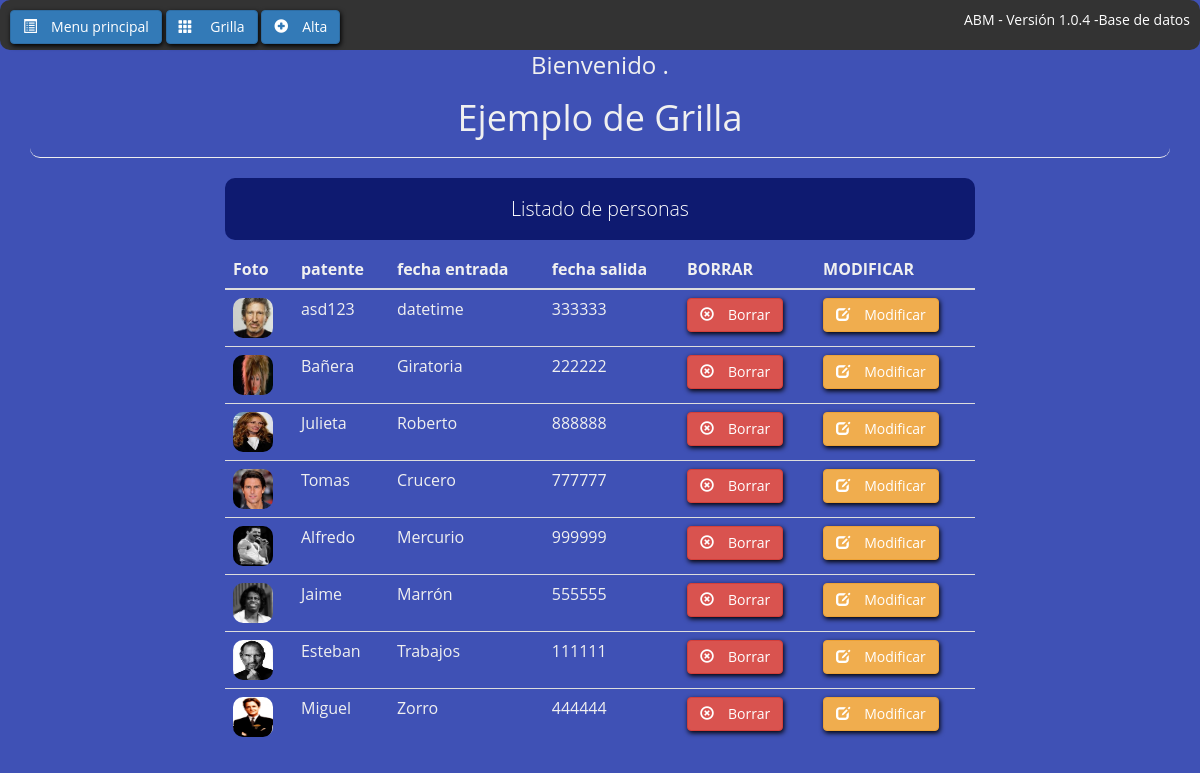
/Estacionamiento_BD/formGrilla.php, run on an earlier commit of the app's database.
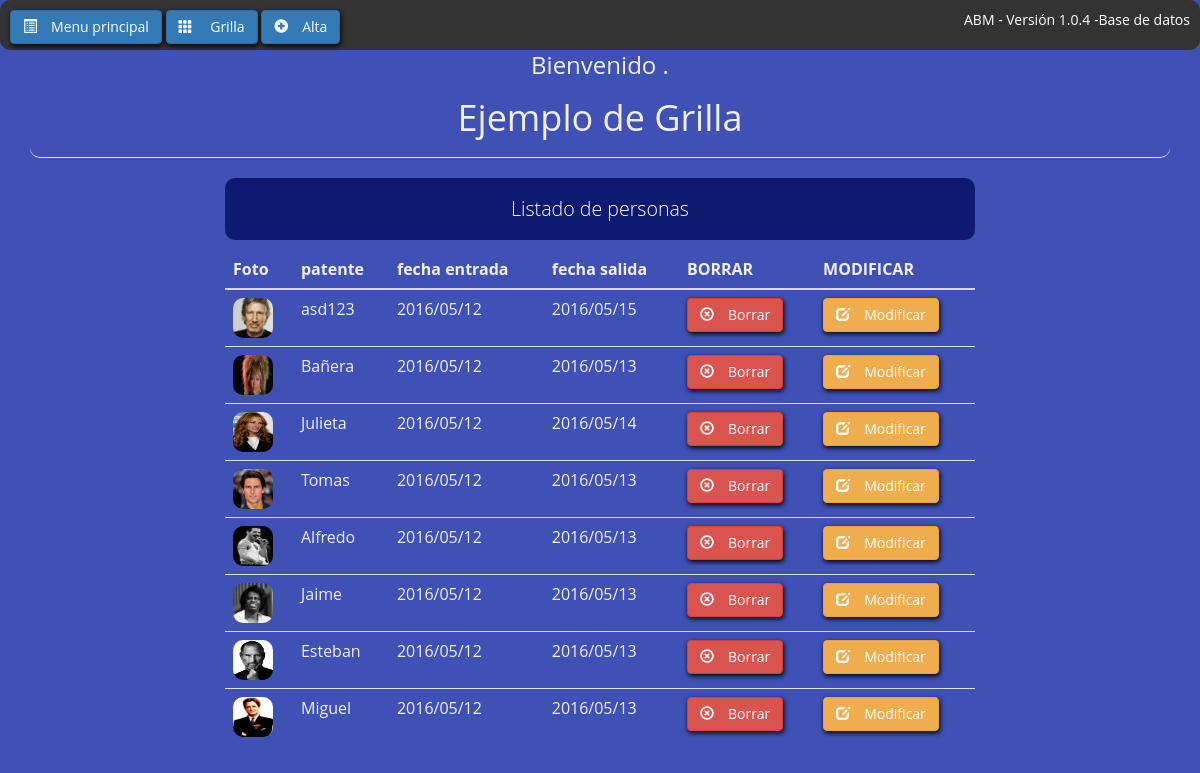
And on a later commit of the database.
### tables this page shows
CREATE TABLE IF NOT EXISTS `Vehiculo` (
  `id` int(11) NOT NULL,
  `patente` varchar(50) NOT NULL,
  `fechaEntrada` varchar(50) NOT NULL,
  `fechaSalida` varchar(50)  NULL,
  `foto` varchar(50) NOT NULL
);

### Estacionamiento_BD/clases/AccesoDatos.php (called while the page is built, shortened)
<?php
class AccesoDatos
{
    private static $ObjetoAccesoDatos;
    private $objetoPDO;
    private function __construct()
    {
        try {
            $this->objetoPDO = new PDO('mysql:host=localhost;dbname=vehiculo;charset=utf8', 'root', '', array(PDO::ATTR_EMULATE_PREPARES => false,PDO::ATTR_ERRMODE => PDO::ERRMODE_EXCEPTION));
            $this->objetoPDO->exec("SET CHARACTER SET utf8");
            }
        catch (PDOException $e) {
            print "Error!: " . $e->getMessage();
            die();
        }
    }
    public function RetornarConsulta($sql)
    {
        return $this->objetoPDO->prepare($sql);
    }
    public static function dameUnObjetoAcceso()
    {
        if (!isset(self::$ObjetoAccesoDatos)) {
            self::$ObjetoAccesoDatos = new AccesoDatos();
        }
        return self::$ObjetoAccesoDatos;
    }
}
?>

### Estacionamiento_BD/clases/Vehiculo.php (called while the page is built, shortened)
<?php
require_once"accesoDatos.php";
class Vehiculo
{
	private $id;
	private $patente;
 	private $fechaEntrada;
  	private $fechaSalida;
  	private $foto;
  	public function GetId()
	{
		return $this->id;
	}
	public function GetPatente()
	{
		return $this->patente;
	}
	public function GetEntrada()
	{
		return $this->fechaEntrada;
	}
	public function GetSalida()
	{
		return $this->fechaSalida;
	}
	public function GetFoto()
	{
		return $this->foto;
	}
	public static function TraerTodosLosVehiculos()
	{
		$objetoAccesoDato = AccesoDatos::dameUnObjetoAcceso();
		$consulta =$objetoAccesoDato->RetornarConsulta("select * from Vehiculo");
		$consulta->execute();
		$arrPersonas= $consulta->fetchAll(PDO::FETCH_CLASS, "Vehiculo");
		return $arrPersonas;
	}
}

### Estacionamiento_BD/partes/grilla.php (the view)
<?php
	require_once('clases/Vehiculo.php');
	$ArrayDePersonas = Vehiculo::TraerTodosLosVehiculos();
	echo "<table class='table table-hover table-responsive'>
			<thead>
				<tr>
					<th>  Foto   </th>
					<th>  patente     </th>
					<th>  fecha entrada   </th>
					<th>  fecha salida        </th>
					<th>  BORRAR     </th>
					<th>  MODIFICAR  </th>
				</tr>
			</thead>";
		foreach ($ArrayDePersonas as $personaAux){
			echo " 	<tr>
						<td><img  class='fotoGrilla' src='fotos/".$personaAux->GetFoto()."' /></td>
						<td>".$personaAux->GetPatente()."</td>
						<td>".$personaAux->GetEntrada()."</td>
						<td>".$personaAux->GetSalida()."</td>
						<td><button class='btn btn-danger' name='Borrar' onclick='Borrar(".$personaAux->GetId().")'>   <span class='glyphicon glyphicon-remove-circle'>&nbsp;</span>Borrar</button></td>
						<td><button class='btn btn-warning' name='Modificar' onclick='Modificar(".$personaAux->GetId().")'><span class='glyphicon glyphicon-edit'>&nbsp;</span>Modificar</button></td>
					</tr>";
		}
	echo "</table>";
?>

### Estacionamiento_BD/formGrilla.php (shortened to what this page needs)
<html>
<head>
		<?php require_once"partes/referencias.php" ;?>
</head>
<body>
 	<?php
		include_once"partes/barraDeMenu.php";
	 ?>
	<?php
		$mensaje = "Bienvenido .";
	?>
	<div class="container">
		<div class="page-header">
			<center><h3><?php echo $mensaje; ?></h3><h1> Ejemplo de Grilla</h1> </center>
		</div>
		<div class="CajaInicio animated bounceInRight">
			<h1>Listado de personas</h1>
			<?php
					include_once"partes/grilla.php";
	 			?>
		</div>
	</div>
</body>
</html>

### Estacionamiento_BD/partes/referencias.php (shortened to what this page needs)
<link rel="stylesheet" href="bower_components/bootstrap/dist/css/bootstrap.min.css">
<link rel="stylesheet" type="text/css" href="css/estilo.css">
<link rel="stylesheet" type="text/css" href="css/animacion.css">

### Estacionamiento_BD/partes/barraDeMenu.php
<div id="header">
			<a class="btn btn-primary animated bounceInLeft" href="index.php"><span class="glyphicon glyphicon-list-alt">&nbsp;</span>Menu principal</a>
			<a class="btn btn-primary animated bounceInLeft" href="formGrilla.php"> <span class="glyphicon glyphicon-th">&nbsp;</span>   Grilla</a>
			<a class="btn btn-primary animated bounceInLeft" href="formAlta.php"><span class="glyphicon glyphicon-plus-sign">&nbsp;</span>Alta</a>
			<span id="tituloBarra"  class="animated bounceInRight">ABM -  Versión 1.0.4 -Base de datos</span>
	</div>

### Estacionamiento_BD/css/estilo.css (style rules this page uses)
* { margin:0; padding:0; border-radius: 10px; }
.table-hover>tbody>tr>td { border-radius: 0px ; }
.btn { box-shadow: 1px 2px 5px #000000; }
#tituloBarra { float: right; }
.fotoGrilla { width: 40px; height: 40px; }
.container { margin-top: 12px; }
#header { position: fixed; top: 0; width: 100%; height: 50px; background-color: #333; color: #FFFFFF; padding: 10px; z-index: 1; }
body { margin: 0 auto; color:#f0f0f0; background:#3f51b5; font-family:'Open Sans',sans-serif; }
.CajaInicio { width:750px; margin:0 auto; margin-top:8px; margin-bottom:2%; transition:opacity 1s; -webkit-transition:opacity 1s; }
.CajaInicio h1 { background:rgb(14, 26, 112);; padding:20px 0; font-size:140%; font-weight:300; text-align:center; color:#fff; }

### Estacionamiento_BD/css/animacion.css (style rules this page uses)
.animated { -webkit-animation-duration: 1s; animation-duration: 1s; -webkit-animation-fill-mode: both; animation-fill-mode: both; }
.bounceInLeft { -webkit-animation-name: bounceInLeft; animation-name: bounceInLeft; }
.bounceInRight { -webkit-animation-name: bounceInRight; animation-name: bounceInRight; }

What changed in the data, as far as the page shows it:
changed vehiculo "asd123": fechaEntrada "datetime" → "2016/05/12"; fechaSalida "333333" → "2016/05/15"
changed vehiculo "Bañera": fechaEntrada "Giratoria" → "2016/05/12"; fechaSalida "222222" → "2016/05/13"
changed vehiculo "Julieta": fechaEntrada "Roberto" → "2016/05/12"; fechaSalida "888888" → "2016/05/14"
changed vehiculo "Tomas": fechaEntrada "Crucero" → "2016/05/12"; fechaSalida "777777" → "2016/05/13"
changed vehiculo "Alfredo": fechaEntrada "Mercurio" → "2016/05/12"; fechaSalida "999999" → "2016/05/13"
changed vehiculo "Jaime": fechaEntrada "Marrón" → "2016/05/12"; fechaSalida "555555" → "2016/05/13"
changed vehiculo "Esteban": fechaEntrada "Trabajos" → "2016/05/12"; fechaSalida "111111" → "2016/05/13"
changed vehiculo "Miguel": fechaEntrada "Zorro" → "2016/05/12"; fechaSalida "444444" → "2016/05/13"
